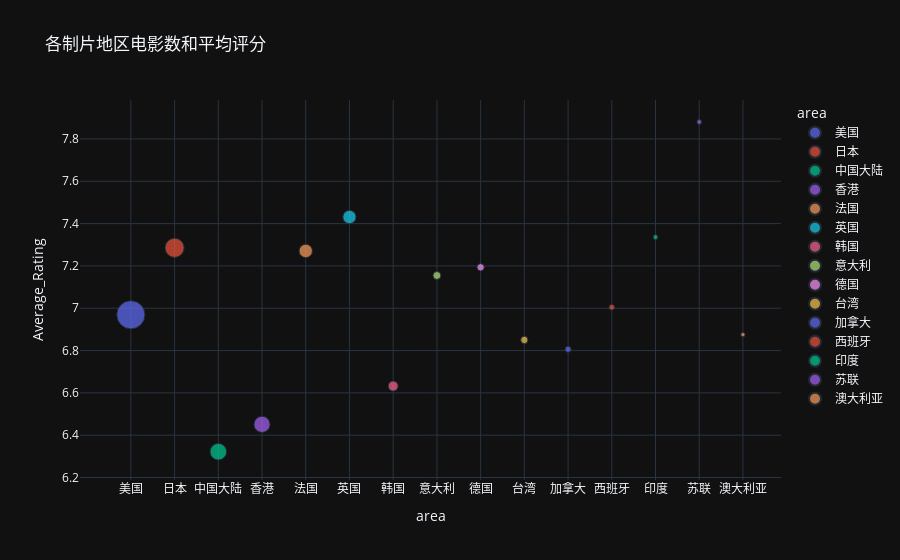

Write notebook code for a chart like this one.
### Code cell
fig4 = px.scatter(countryNum_avergeRating[:15], x="area", y="Average_Rating", 
                  size="Num", color = "area",
                  hover_name="area", title="各制片地区电影数和平均评分")
fig4.show()

### Figure 1 — Plotly figure (JSON) as saved in the notebook; plotly's stock layout.template omitted (floating-point values rounded to 4 significant figures)
{"data": [{"hovertemplate": "<b>%{hovertext}</b><br><br>area=%{x}<br>Average_Rating=%{y}<br>Num=%{marker.size}<extra></extra>", "hovertext": ["美国"], "legendgroup": "美国", "marker": {"color": "#636efa", "size": [9277], "sizemode": "area", "sizeref": 23.19, "symbol": "circle"}, "mode": "markers", "name": "美国", "orientation": "v", "showlegend": true, "x": ["美国"], "xaxis": "x", "y": [6.969], "yaxis": "y", "type": "scatter"}, {"hovertemplate": "<b>%{hovertext}</b><br><br>area=%{x}<br>Average_Rating=%{y}<br>Num=%{marker.size}<extra></extra>", "hovertext": ["日本"], "legendgroup": "日本", "marker": {"color": "#EF553B", "size": [4276], "sizemode": "area", "sizeref": 23.19, "symbol": "circle"}, "mode": "markers", "name": "日本", "orientation": "v", "showlegend": true, "x": ["日本"], "xaxis": "x", "y": [7.285], "yaxis": "y", "type": "scatter"}, {"hovertemplate": "<b>%{hovertext}</b><br><br>area=%{x}<br>Average_Rating=%{y}<br>Num=%{marker.size}<extra></extra>", "hovertext": ["中国大陆"], "legendgroup": "中国大陆", "marker": {"color": "#00cc96", "size": [3203], "sizemode": "area", "sizeref": 23.19, "symbol": "circle"}, "mode": "markers", "name": "中国大陆", "orientation": "v", "showlegend": true, "x": ["中国大陆"], "xaxis": "x", "y": [6.322], "yaxis": "y", "type": "scatter"}, {"hovertemplate": "<b>%{hovertext}</b><br><br>area=%{x}<br>Average_Rating=%{y}<br>Num=%{marker.size}<extra></extra>", "hovertext": ["香港"], "legendgroup": "香港", "marker": {"color": "#ab63fa", "size": [3037], "sizemode": "area", "sizeref": 23.19, "symbol": "circle"}, "mode": "markers", "name": "香港", "orientation": "v", "showlegend": true, "x": ["香港"], "xaxis": "x", "y": [6.451], "yaxis": "y", "type": "scatter"}, {"hovertemplate": "<b>%{hovertext}</b><br><br>area=%{x}<br>Average_Rating=%{y}<br>Num=%{marker.size}<extra></extra>", "hovertext": ["法国"], "legendgroup": "法国", "marker": {"color": "#FFA15A", "size": [2073], "sizemode": "area", "sizeref": 23.19, "symbol": "circle"}, "mode": "markers", "name": "法国", "orientation": "v", "showlegend": true, "x": ["法国"], "xaxis": "x", "y": [7.271], "yaxis": "y", "type": "scatter"}, {"hovertemplate": "<b>%{hovertext}</b><br><br>area=%{x}<br>Average_Rating=%{y}<br>Num=%{marker.size}<extra></extra>", "hovertext": ["英国"], "legendgroup": "英国", "marker": {"color": "#19d3f3", "size": [2046], "sizemode": "area", "sizeref": 23.19, "symbol": "circle"}, "mode": "markers", "name": "英国", "orientation": "v", "showlegend": true, "x": ["英国"], "xaxis": "x", "y": [7.431], "yaxis": "y", "type": "scatter"}, {"hovertemplate": "<b>%{hovertext}</b><br><br>area=%{x}<br>Average_Rating=%{y}<br>Num=%{marker.size}<extra></extra>", "hovertext": ["韩国"], "legendgroup": "韩国", "marker": {"color": "#FF6692", "size": [1161], "sizemode": "area", "sizeref": 23.19, "symbol": "circle"}, "mode": "markers", "name": "韩国", "orientation": "v", "showlegend": true, "x": ["韩国"], "xaxis": "x", "y": [6.632], "yaxis": "y", "type": "scatter"}, {"hovertemplate": "<b>%{hovertext}</b><br><br>area=%{x}<br>Average_Rating=%{y}<br>Num=%{marker.size}<extra></extra>", "hovertext": ["意大利"], "legendgroup": "意大利", "marker": {"color": "#B6E880", "size": [734], "sizemode": "area", "sizeref": 23.19, "symbol": "circle"}, "mode": "markers", "name": "意大利", "orientation": "v", "showlegend": true, "x": ["意大利"], "xaxis": "x", "y": [7.155], "yaxis": "y", "type": "scatter"}, {"hovertemplate": "<b>%{hovertext}</b><br><br>area=%{x}<br>Average_Rating=%{y}<br>Num=%{marker.size}<extra></extra>", "hovertext": ["德国"], "legendgroup": "德国", "marker": {"color": "#FF97FF", "size": [624], "sizemode": "area", "sizeref": 23.19, "symbol": "circle"}, "mode": "markers", "name": "德国", "orientation": "v", "showlegend": true, "x": ["德国"], "xaxis": "x", "y": [7.193], "yaxis": "y", "type": "scatter"}, {"hovertemplate": "<b>%{hovertext}</b><br><br>area=%{x}<br>Average_Rating=%{y}<br>Num=%{marker.size}<extra></extra>", "hovertext": ["台湾"], "legendgroup": "台湾", "marker": {"color": "#FECB52", "size": [618], "sizemode": "area", "sizeref": 23.19, "symbol": "circle"}, "mode": "markers", "name": "台湾", "orientation": "v", "showlegend": true, "x": ["台湾"], "xaxis": "x", "y": [6.85], "yaxis": "y", "type": "scatter"}, {"hovertemplate": "<b>%{hovertext}</b><br><br>area=%{x}<br>Average_Rating=%{y}<br>Num=%{marker.size}<extra></extra>", "hovertext": ["加拿大"], "legendgroup": "加拿大", "marker": {"color": "#636efa", "size": [427], "sizemode": "area", "sizeref": 23.19, "symbol": "circle"}, "mode": "markers", "name": "加拿大", "orientation": "v", "showlegend": true, "x": ["加拿大"], "xaxis": "x", "y": [6.806], "yaxis": "y", "type": "scatter"}, {"hovertemplate": "<b>%{hovertext}</b><br><br>area=%{x}<br>Average_Rating=%{y}<br>Num=%{marker.size}<extra></extra>", "hovertext": ["西班牙"], "legendgroup": "西班牙", "marker": {"color": "#EF553B", "size": [368], "sizemode": "area", "sizeref": 23.19, "symbol": "circle"}, "mode": "markers", "name": "西班牙", "orientation": "v", "showlegend": true, "x": ["西班牙"], "xaxis": "x", "y": [7.005], "yaxis": "y", "type": "scatter"}, {"hovertemplate": "<b>%{hovertext}</b><br><br>area=%{x}<br>Average_Rating=%{y}<br>Num=%{marker.size}<extra></extra>", "hovertext": ["印度"], "legendgroup": "印度", "marker": {"color": "#00cc96", "size": [275], "sizemode": "area", "sizeref": 23.19, "symbol": "circle"}, "mode": "markers", "name": "印度", "orientation": "v", "showlegend": true, "x": ["印度"], "xaxis": "x", "y": [7.336], "yaxis": "y", "type": "scatter"}, {"hovertemplate": "<b>%{hovertext}</b><br><br>area=%{x}<br>Average_Rating=%{y}<br>Num=%{marker.size}<extra></extra>", "hovertext": ["苏联"], "legendgroup": "苏联", "marker": {"color": "#ab63fa", "size": [262], "sizemode": "area", "sizeref": 23.19, "symbol": "circle"}, "mode": "markers", "name": "苏联", "orientation": "v", "showlegend": true, "x": ["苏联"], "xaxis": "x", "y": [7.88], "yaxis": "y", "type": "scatter"}, {"hovertemplate": "<b>%{hovertext}</b><br><br>area=%{x}<br>Average_Rating=%{y}<br>Num=%{marker.size}<extra></extra>", "hovertext": ["澳大利亚"], "legendgroup": "澳大利亚", "marker": {"color": "#FFA15A", "size": [214], "sizemode": "area", "sizeref": 23.19, "symbol": "circle"}, "mode": "markers", "name": "澳大利亚", "orientation": "v", "showlegend": true, "x": ["澳大利亚"], "xaxis": "x", "y": [6.875], "yaxis": "y", "type": "scatter"}], "layout": {"xaxis": {"anchor": "y", "domain": [0.0, 1.0], "title": {"text": "area"}, "categoryorder": "array", "categoryarray": ["美国", "日本", "中国大陆", "香港", "法国", "英国", "韩国", "意大利", "德国", "台湾", "加拿大", "西班牙", "印度", "苏联", "澳大利亚"]}, "yaxis": {"anchor": "x", "domain": [0.0, 1.0], "title": {"text": "Average_Rating"}}, "legend": {"title": {"text": "area"}, "tracegroupgap": 0, "itemsizing": "constant"}, "title": {"text": "各制片地区电影数和平均评分"}}}
